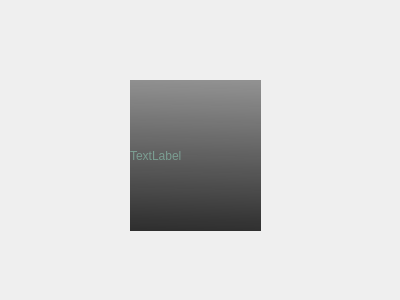
<?xml version="1.0" encoding="UTF-8"?>
<ui version="4.0">
 <class>Form</class>
 <widget class="QWidget" name="Form">
  <property name="geometry">
   <rect>
    <x>0</x>
    <y>0</y>
    <width>400</width>
    <height>300</height>
   </rect>
  </property>
  <property name="windowTitle">
   <string>Form</string>
  </property>
  <widget class="QLabel" name="label">
   <property name="geometry">
    <rect>
     <x>130</x>
     <y>80</y>
     <width>131</width>
     <height>151</height>
    </rect>
   </property>
   <property name="styleSheet">
    <string notr="true">background-color:qlineargradient(spread:pad, x1:0.489, y1:1, x2:0.512, y2:0, stop:0 rgba(40, 40, 40, 246), stop:1 rgba(145, 145, 145, 255));color:qradialgradient(spread:pad, cx:0.5, cy:0.5, radius:0.5, fx:0.5, fy:0.5, stop:0.357955 rgba(185, 255, 250, 80), stop:0.44 rgba(192, 240, 252, 80), stop:0.846591 rgba(255, 188, 188, 81), stop:1 rgba(165, 255, 225, 99))</string>
   </property>
   <property name="text">
    <string>TextLabel</string>
   </property>
  </widget>
 </widget>
 <resources/>
 <connections/>
</ui>
